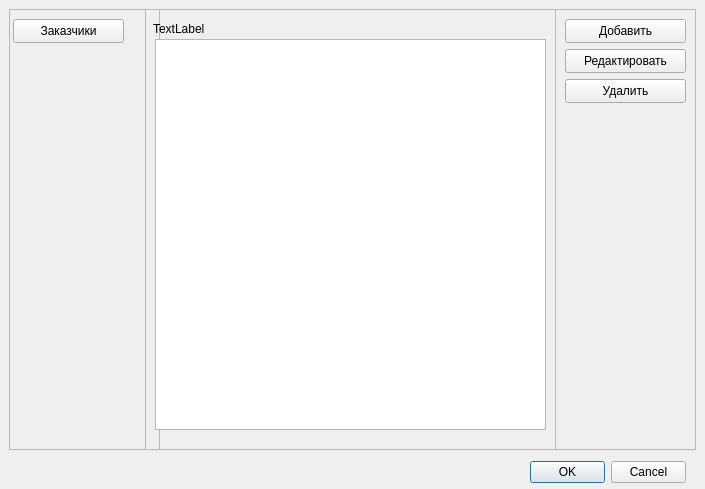
<?xml version="1.0" encoding="UTF-8"?>
<ui version="4.0">
 <class>spDialog</class>
 <widget class="QDialog" name="spDialog">
  <property name="geometry">
   <rect>
    <x>0</x>
    <y>0</y>
    <width>705</width>
    <height>489</height>
   </rect>
  </property>
  <property name="windowTitle">
   <string>Dialog</string>
  </property>
  <widget class="QDialogButtonBox" name="buttonBox">
   <property name="geometry">
    <rect>
     <x>530</x>
     <y>460</y>
     <width>156</width>
     <height>24</height>
    </rect>
   </property>
   <property name="orientation">
    <enum>Qt::Orientation::Horizontal</enum>
   </property>
   <property name="standardButtons">
    <set>QDialogButtonBox::StandardButton::Cancel|QDialogButtonBox::StandardButton::Ok</set>
   </property>
  </widget>
  <widget class="QFrame" name="frame">
   <property name="geometry">
    <rect>
     <x>9</x>
     <y>9</y>
     <width>151</width>
     <height>441</height>
    </rect>
   </property>
   <property name="maximumSize">
    <size>
     <width>200</width>
     <height>16777215</height>
    </size>
   </property>
   <property name="frameShape">
    <enum>QFrame::Shape::StyledPanel</enum>
   </property>
   <property name="frameShadow">
    <enum>QFrame::Shadow::Raised</enum>
   </property>
   <widget class="QPushButton" name="pushButton_zakaz">
    <property name="geometry">
     <rect>
      <x>4</x>
      <y>10</y>
      <width>111</width>
      <height>24</height>
     </rect>
    </property>
    <property name="text">
     <string>Заказчики</string>
    </property>
   </widget>
  </widget>
  <widget class="QFrame" name="frame_2">
   <property name="geometry">
    <rect>
     <x>145</x>
     <y>9</y>
     <width>411</width>
     <height>441</height>
    </rect>
   </property>
   <property name="maximumSize">
    <size>
     <width>420</width>
     <height>16777215</height>
    </size>
   </property>
   <property name="frameShape">
    <enum>QFrame::Shape::StyledPanel</enum>
   </property>
   <property name="frameShadow">
    <enum>QFrame::Shadow::Raised</enum>
   </property>
   <property name="lineWidth">
    <number>1</number>
   </property>
   <property name="midLineWidth">
    <number>0</number>
   </property>
   <widget class="QTableView" name="tableView">
    <property name="geometry">
     <rect>
      <x>10</x>
      <y>30</y>
      <width>391</width>
      <height>391</height>
     </rect>
    </property>
    <property name="maximumSize">
     <size>
      <width>800</width>
      <height>16777215</height>
     </size>
    </property>
   </widget>
   <widget class="QLabel" name="label_selSprav">
    <property name="geometry">
     <rect>
      <x>8</x>
      <y>10</y>
      <width>391</width>
      <height>20</height>
     </rect>
    </property>
    <property name="text">
     <string>TextLabel</string>
    </property>
   </widget>
  </widget>
  <widget class="QFrame" name="frame_3">
   <property name="geometry">
    <rect>
     <x>555</x>
     <y>9</y>
     <width>141</width>
     <height>441</height>
    </rect>
   </property>
   <property name="maximumSize">
    <size>
     <width>200</width>
     <height>16777215</height>
    </size>
   </property>
   <property name="frameShape">
    <enum>QFrame::Shape::StyledPanel</enum>
   </property>
   <property name="frameShadow">
    <enum>QFrame::Shadow::Raised</enum>
   </property>
   <widget class="QPushButton" name="pushButton_Edit">
    <property name="geometry">
     <rect>
      <x>10</x>
      <y>40</y>
      <width>121</width>
      <height>24</height>
     </rect>
    </property>
    <property name="text">
     <string>Редактировать</string>
    </property>
    <property name="icon">
     <iconset>
      <normaloff>image/edit.png</normaloff>image/edit.png</iconset>
    </property>
   </widget>
   <widget class="QPushButton" name="pushButton_Add">
    <property name="geometry">
     <rect>
      <x>10</x>
      <y>10</y>
      <width>121</width>
      <height>24</height>
     </rect>
    </property>
    <property name="text">
     <string>Добавить</string>
    </property>
    <property name="icon">
     <iconset>
      <normaloff>image/add.png</normaloff>image/add.png</iconset>
    </property>
   </widget>
   <widget class="QPushButton" name="pushButton_Del">
    <property name="geometry">
     <rect>
      <x>10</x>
      <y>70</y>
      <width>121</width>
      <height>24</height>
     </rect>
    </property>
    <property name="text">
     <string>Удалить</string>
    </property>
    <property name="icon">
     <iconset>
      <normaloff>image/remove.png</normaloff>image/remove.png</iconset>
    </property>
   </widget>
  </widget>
 </widget>
 <resources/>
 <connections>
  <connection>
   <sender>buttonBox</sender>
   <signal>accepted()</signal>
   <receiver>spDialog</receiver>
   <slot>accept()</slot>
   <hints>
    <hint type="sourcelabel">
     <x>248</x>
     <y>254</y>
    </hint>
    <hint type="destinationlabel">
     <x>157</x>
     <y>274</y>
    </hint>
   </hints>
  </connection>
  <connection>
   <sender>buttonBox</sender>
   <signal>rejected()</signal>
   <receiver>spDialog</receiver>
   <slot>reject()</slot>
   <hints>
    <hint type="sourcelabel">
     <x>316</x>
     <y>260</y>
    </hint>
    <hint type="destinationlabel">
     <x>286</x>
     <y>274</y>
    </hint>
   </hints>
  </connection>
 </connections>
</ui>
